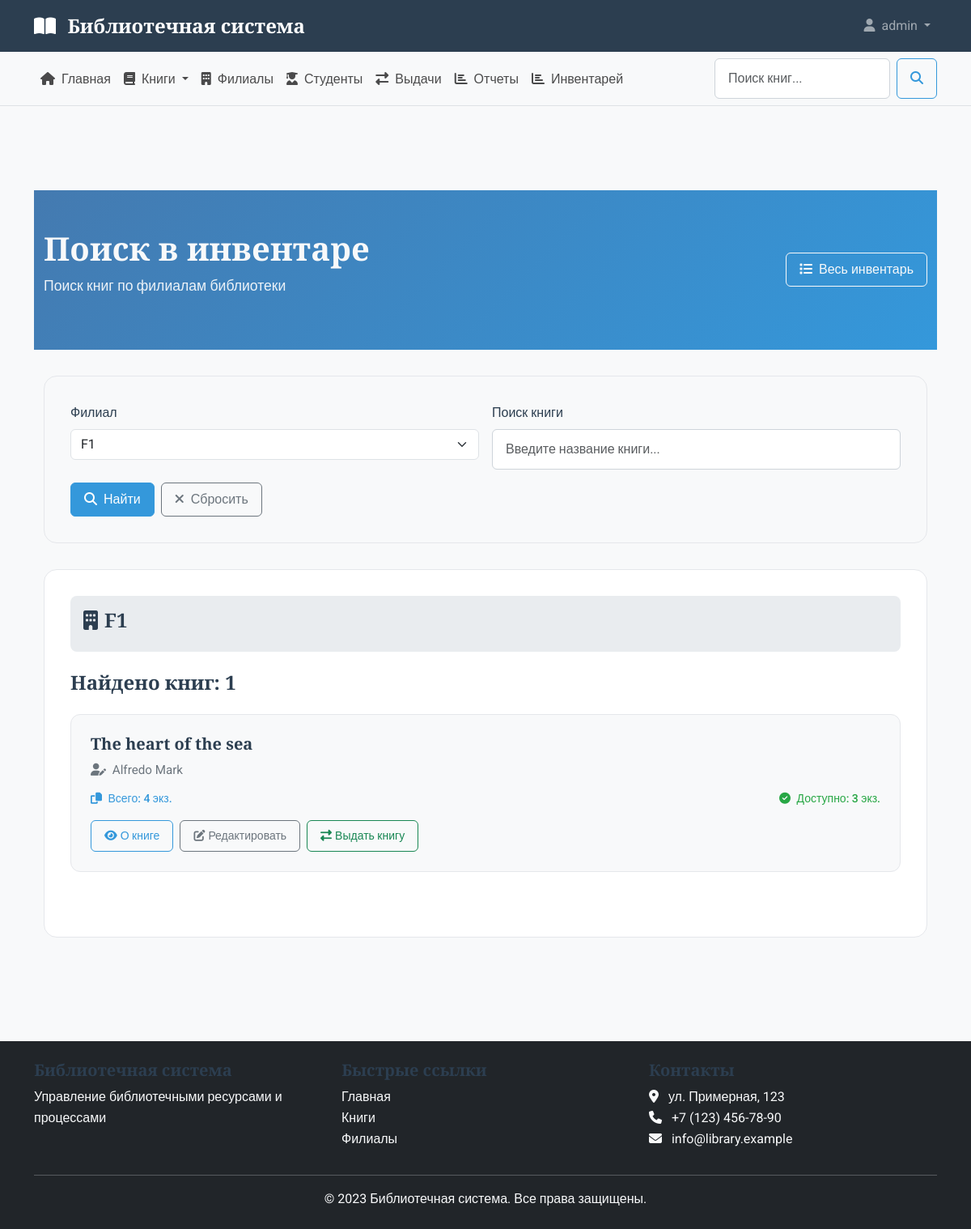
Screenshot of /inventory/query/?branch=1 (signed in) with the database file from the repository.
### library_app/models.py (models this page shows, shortened)
class Branch(models.Model):
    name = models.CharField(_('название'), max_length=200, unique=True)
    address = models.TextField(_('адрес'), blank=True, null=True)
    created_at = models.DateTimeField(_('дата создания'), auto_now_add=True)
    class Meta:
        verbose_name = _('филиал')
        verbose_name_plural = _('филиалы')
        ordering = ['name']

class BookInventory(models.Model):
    book = models.ForeignKey(
        Book,
        verbose_name=_('книга'),
        on_delete=models.CASCADE,
        related_name='inventory'
    )
    branch = models.ForeignKey(
        Branch,
        verbose_name=_('филиал'),
        on_delete=models.CASCADE,
        related_name='inventory'
    )
    total_copies = models.PositiveIntegerField(
        _('общее количество экземпляров'),
        default=0
    )
    available_copies = models.PositiveIntegerField(
        _('доступное количество экземпляров'),
        default=0
    )
    last_updated = models.DateTimeField(_('последнее обновление'), auto_now=True)
    class Meta:
        verbose_name = _('инвентаризация')
        verbose_name_plural = _('инвентаризация')
        unique_together = ['book', 'branch']
        ordering = ['branch', 'book']

class Book(models.Model):
    title = models.CharField(_('название'), max_length=300)
    authors = models.ManyToManyField(Author, verbose_name=_('авторы'), related_name='books')
    isbn = models.CharField(max_length=20, null=True, blank=True)
    publisher = models.ForeignKey(
        Publisher,
        verbose_name=_('издательство'),
        on_delete=models.SET_NULL,
        null=True,
        blank=True
    )
    publication_year = models.PositiveIntegerField(
        _('год издания'),
        null=True,
        blank=True,
        help_text=_('Год издания книги')
    )
    page_count = models.PositiveIntegerField(
        _('количество страниц'),
        default=1,
        help_text=_('Общее количество страниц в книге')
    )
    illustration_count = models.PositiveIntegerField(
        _('количество иллюстраций'),
        default=0,
        help_text=_('Количество иллюстраций в книге')
    )
    price = models.DecimalField(
        _('стоимость'),
        max_digits=10,
        decimal_places=2,
        default=0.00,
        help_text=_('Стоимость книги в рублях')
    )
    created_at = models.DateTimeField(_('дата создания'), auto_now_add=True)
    updated_at = models.DateTimeField(_('дата обновления'), auto_now=True)
    class Meta:
        verbose_name = _('книга')
        verbose_name_plural = _('книги')
        ordering = ['title']
        indexes = [
            models.Index(fields=['title']),
            models.Index(fields=['publication_year']),
        ]
    def get_authors_display(self):
        return ", ".join(str(author) for author in self.authors.all())

class Author(models.Model):
    last_name = models.CharField(_('фамилия'), max_length=100)
    first_name = models.CharField(_('имя'), max_length=100)
    middle_name = models.CharField(_('отчество'), max_length=100, blank=True, null=True)
    nickname = models.CharField(_('Nickname'), max_length=100, blank=True, null=True)
    class Meta:
        verbose_name = _('автор')
        verbose_name_plural = _('авторы')
        ordering = ['last_name', 'first_name']
        unique_together = ['last_name', 'first_name', 'middle_name']
    def __str__(self):
        if self.middle_name:
            return f"{self.last_name} {self.first_name} {self.middle_name}"
        return f"{self.last_name} {self.first_name}"

### library_app/views.py (the view)
# urls.py: path('inventory/query/', views.inventory_query, name='inventory_query'),
@login_required
def inventory_query(request):
    branches = Branch.objects.all()
    books = []
    selected_branch = None
    search_query = ''
    if request.method == 'GET' and 'branch' in request.GET:
        branch_id = request.GET.get('branch')
        search_query = request.GET.get('search', '')
        if branch_id:
            selected_branch = get_object_or_404(Branch, id=branch_id)
            books = BookInventory.objects.filter(branch=selected_branch)
            if search_query:
                books = books.filter(book__title__icontains=search_query)
            books = books.select_related('book')
    context = {
        'title': 'Поиск в инвентаре',
        'branches': branches,
        'books': books,
        'selected_branch': selected_branch,
        'search_query': search_query,
    }
    return render(request, 'library_app/inventory/inventory_query.html', context)

### library_app/templates/library_app/inventory/inventory_query.html (shortened to what this page needs)
{% extends 'library_app/base.html' %}
{% load static %}
{% block content %}
<section class="query-header">
    <div class="container">
        <div class="row align-items-center">
            <div class="col-md-8">
                <h1 class="query-title text-light">Поиск в инвентаре</h1>
                <p class="query-subtitle">Поиск книг по филиалам библиотеки</p>
            </div>
            <div class="col-md-4 text-md-end">
                <a href="{% url 'inventory_list' %}" class="btn btn-outline-light">
                    <i class="fas fa-list me-2"></i>Весь инвентарь
                </a>
            </div>
        </div>
    </div>
</section>
<div class="container">
    <div class="search-section">
        <form method="get" class="row g-3">
            <div class="col-md-6">
                <label for="branch" class="form-label">Филиал</label>
                <select class="form-select" id="branch" name="branch" required>
                    {% for branch in branches %}
                    <option value="{{ branch.id }}" {% if selected_branch and selected_branch.id == branch.id %}selected{% endif %}>
                        {{ branch.name }}
                    </option>
                    {% endfor %}
                </select>
            </div>
            <div class="col-md-6">
                <label for="search" class="form-label">Поиск книги</label>
                <input type="text" class="form-control" id="search" name="search"
                       value="{{ search_query }}" placeholder="Введите название книги...">
            </div>
            <div class="col-12">
                <div class="d-flex gap-2">
                    <button type="submit" class="btn btn-primary">
                        <i class="fas fa-search me-2"></i>Найти
                    </button>
                    <a href="{% url 'inventory_query' %}" class="btn btn-outline-secondary">
                        <i class="fas fa-times me-2"></i>Сбросить
                    </a>
                </div>
            </div>
        </form>
    </div>
    {% if selected_branch %}
    <div class="results-section">
        <div class="branch-info">
            <h4><i class="fas fa-building me-2"></i>{{ selected_branch.name }}</h4>
        </div>
        {% if books %}
        <h4 class="mb-4">Найдено книг: {{ books|length }}</h4>
        <div class="row">
            {% for item in books %}
            <div class="col-12 mb-4">
                <div class="book-card">
                    <h3 class="book-title">{{ item.book.title }}</h3>
                    <div class="book-authors">
                        <i class="fas fa-user-edit me-1"></i>
                        {{ item.book.get_authors_display }}
                    </div>
                    <div class="book-meta">
                        <span class="book-total">
                            <i class="fas fa-copy me-1"></i>
                            Всего: {{ item.total_copies }} экз.
                        </span>
                        <span class="book-available">
                            <i class="fas fa-check-circle me-1"></i>
                            Доступно: {{ item.available_copies }} экз.
                        </span>
                    </div>
                    <div class="book-actions">
                        <a href="{% url 'book_detail' item.book.pk %}" class="btn btn-outline-primary btn-sm">
                            <i class="fas fa-eye me-1"></i>О книге
                        </a>
                        <a href="{% url 'inventory_edit' item.pk %}" class="btn btn-outline-secondary btn-sm">
                            <i class="fas fa-edit me-1"></i>Редактировать
                        </a>
                        {% if user.is_staff and item.available_copies > 0 %}
                        <a href="{% url 'loan_add' %}?book={{ item.book.id }}&branch={{ item.branch.id }}"
                           class="btn btn-outline-success btn-sm">
                            <i class="fas fa-exchange-alt me-1"></i>Выдать книгу
                        </a>
                        {% endif %}
                    </div>
                </div>
            </div>
            {% endfor %}
        </div>
        {% else %}
        <div class="no-results">
            <i class="fas fa-search fa-3x mb-3"></i>
            <h4>Книги не найдены</h4>
            <p>Попробуйте изменить параметры поиска или выбрать другой филиал</p>
        </div>
        {% endif %}
    </div>
    {% else %}
    <div class="results-section text-center py-5">
        <i class="fas fa-search fa-3x text-muted mb-3"></i>
        <h4 class="text-muted">Выберите филиал для поиска</h4>
        <p class="text-muted">Пожалуйста, выберите филиал из списка для просмотра доступных книг</p>
    </div>
    {% endif %}
</div>
{% endblock %}

### library_app/templates/library_app/includes/header.html (shortened to what this page needs)
<header class="main-header">
    <nav class="navbar navbar-expand-lg navbar-dark bg-primary">
        <div class="container">
            <a class="navbar-brand" href="{% url 'home' %}">
                <i class="fas fa-book-open me-2"></i>
                Библиотечная система
            </a>
            <div class="collapse navbar-collapse" id="mainNavbar">
                <ul class="navbar-nav ms-auto">
                    {% if user.is_authenticated %}
                    <li class="nav-item dropdown">
                        <a class="nav-link dropdown-toggle" href="#" id="userDropdown" role="button" data-bs-toggle="dropdown">
                            <i class="fas fa-user me-1"></i> {{ user.username }}
                        </a>
                    </li>
                    {% endif %}
                </ul>
            </div>
        </div>
    </nav>
</header>

### library_app/static/library_app/css/style.css (style rules this page uses)
:root { --primary-color: #2c3e50; --secondary-color: #3498db; --accent-color: #e74c3c; --light-color: #ecf0f1; --dark-color: #2c3e50; --success-color: #27ae60; --warning-color: #f39c12; --danger-color: #e74c3c; --info-color: #3498db; }
body { font-family: 'Roboto', sans-serif; background-color: #f8f9fa; color: #333; line-height: 1.6; }
h1, h2, h3, h4, h5, h6 { font-family: 'Merriweather', serif; font-weight: 700; color: var(--primary-color); }
.main-header .navbar-brand { font-family: 'Merriweather', serif; font-weight: 700; font-size: 1.5rem; }
.btn { border-radius: 0.375rem; font-weight: 500; padding: 0.5rem 1rem; transition: all 0.3s; }
.btn-primary { background-color: var(--secondary-color); border-color: var(--secondary-color); }
.btn-outline-primary { color: var(--secondary-color); border-color: var(--secondary-color); }
.form-control { border-radius: 0.375rem; padding: 0.75rem 1rem; border: 1px solid #ced4da; transition: border-color 0.15s ease-in-out, box-shadow 0.15s ease-in-out; }
.form-label { font-weight: 500; margin-bottom: 0.5rem; color: var(--dark-color); }
.bg-primary { background-color: var(--primary-color) !important; }

### library_app/templates/library_app/inventory/inventory_query.html (style rules this page uses)
.query-header { background: linear-gradient(135deg, #447ab0 0%, #3498db 100%); padding: 3rem 0; color: white; margin-bottom: 2rem; }
.query-title { font-size: 2.5rem; font-weight: 700; margin-bottom: 0.5rem; }
.query-subtitle { font-size: 1.1rem; opacity: 0.9; }
.search-section { background: #f8f9fa; padding: 2rem; border-radius: 1rem; margin-bottom: 2rem; border: 1px solid #e5e7eb; }
.results-section { background: white; border-radius: 1rem; padding: 2rem; border: 1px solid #e5e7eb; margin-bottom: 2rem; }
.book-card { background: #f8f9fa; border-radius: 0.75rem; padding: 1.5rem; border: 1px solid #e5e7eb; margin-bottom: 1.5rem; transition: all 0.3s ease; }
.book-title { font-size: 1.25rem; font-weight: 600; color: var(--primary-color); margin-bottom: 0.5rem; }
.book-authors { color: #6c757d; font-size: 0.95rem; margin-bottom: 0.75rem; }
.book-meta { display: flex; justify-content: space-between; margin-bottom: 1rem; font-size: 0.875rem; }
.book-total { color: var(--secondary-color); font-weight: 500; }
.book-available { color: #28a745; font-weight: 500; }
.book-actions { display: flex; gap: 0.5rem; }
.branch-info { background: #e9ecef; padding: 1rem; border-radius: 0.5rem; margin-bottom: 1.5rem; }

### rows the page displays
Branch: name "F1"
BookInventory: book "The heart of the sea", book.authors "Alfredo Mark", total_copies "4", available_copies "3"

### other values shown
{{ user.username }} "admin"
{{ books|length }} "1"
form field branch "F1"
